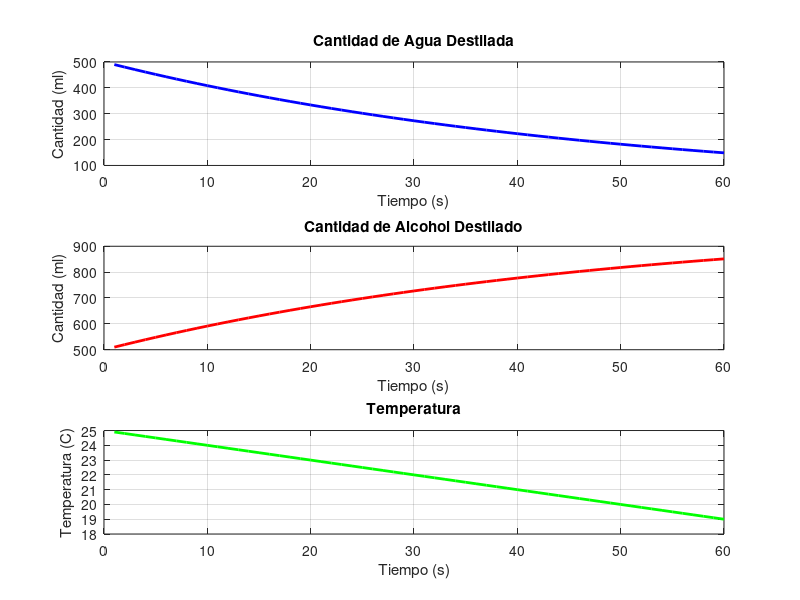

The MATLAB source for this figure: (Note: this script raises an error after producing the figure.)
% Parámetros del sistema
cantidad_inicial = 1000;  % Cantidad inicial de la mezcla (en ml)
fraccion_agua_inicial = 0.5;  % Fracción inicial de agua en la mezcla
temperatura_inicial = 25;  % Temperatura inicial (en grados Celsius)

% Constantes
constante_destilacion = 0.02;  % Tasa de destilación (en ml/s)
constante_enfriamiento = 0.1;  % Tasa de enfriamiento (en grados Celsius/s)

% Inicialización
cantidad_agua = cantidad_inicial * fraccion_agua_inicial;
cantidad_alcohol = cantidad_inicial - cantidad_agua;
temperatura = temperatura_inicial;

% Tiempo de simulación
tiempo_simulacion = 60;  % segundos

% Inicialización de vectores para almacenar datos
tiempos = 1:tiempo_simulacion;
cantidades_agua = zeros(1, tiempo_simulacion);
cantidades_alcohol = zeros(1, tiempo_simulacion);
temperaturas = zeros(1, tiempo_simulacion);

% Bucle de simulación
for t = 1:tiempo_simulacion
    % Proceso de destilación
    cantidad_agua_destilada = constante_destilacion * cantidad_agua;
    cantidad_agua = cantidad_agua - cantidad_agua_destilada;
    cantidad_alcohol = cantidad_alcohol + cantidad_agua_destilada;

    % Proceso de enfriamiento
    temperatura = temperatura - constante_enfriamiento;

    % Almacenar datos
    cantidades_agua(t) = cantidad_agua;
    cantidades_alcohol(t) = cantidad_alcohol;
    temperaturas(t) = temperatura;
end

% Graficar resultados
figure;

subplot(3, 1, 1);
plot(tiempos, cantidades_agua, 'b-', 'LineWidth', 2);
title('Cantidad de Agua Destilada');
xlabel('Tiempo (s)');
ylabel('Cantidad (ml)');
grid on;

subplot(3, 1, 2);
plot(tiempos, cantidades_alcohol, 'r-', 'LineWidth', 2);
title('Cantidad de Alcohol Destilado');
xlabel('Tiempo (s)');
ylabel('Cantidad (ml)');
grid on;

subplot(3, 1, 3);
plot(tiempos, temperaturas, 'g-', 'LineWidth', 2);
title('Temperatura');
xlabel('Tiempo (s)');
ylabel('Temperatura (C)');
grid on;

% Ajustar diseño de la figura
sgtitle('Simulación de Destilación de Agua y Alcohol');

% Guardar la figura como imagen
saveas(gcf, 'image5.png');

